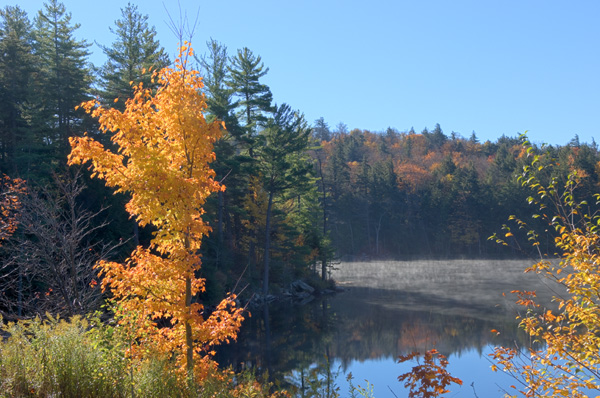
#> input picture autumn.jpg, 600 x 398 px, found by its file name
$ python render.py autumn.jpg eldenring.png
#> lines starting #> are read from the running program, lines starting #| are printed output that depends on the picture
# you will need to install cv2
# Run "pip3 install opencv-python" in CLI
import cv2
import sys
# Kaleidoscope requires numpy. Uncomment this line and install it if you need to.
import numpy as np

# Store command line arguments in variables
#  change the next line to store the filename
filename = sys.argv[1]
manip = sys.argv[2]

# Open the image file
img = cv2.imread('../' + filename)
#> img is the input picture: shape (398, 600, 3); mean B, G, R 122.3, 117.7, 107.4
# Get the dimensions (in pixels) of the image
dimensions = img.shape
#> dimensions = (398, 600, 3)
# Copy the original image into an image for manipulation
img_manip = cv2.resize(img, (dimensions[1], dimensions[0]))
img_flip = cv2.resize(img, (dimensions[1], dimensions[0]))
img_mirror = cv2.resize(img, (dimensions[1], dimensions[0]))
# Store white in a list, where each of the three parts is on a scale of [0, 255]
white = 255
for x in range(dimensions[0]):
    for y in range(dimensions[1]):
        if manip == 'flip':
            img_manip[x, y] = img[dimensions[0]-1-x, y]
        elif manip == 'mirror':
            # mirror the image and store in img_manip[x, y]
            img_manip[x, y] = img[x, dimensions[1]-1-y]
        elif manip == 'invert':
            # invert the image and store in img_manip[x, y]
            # Hint: img[x, y] returns the color of the pixel at that coordinate.
            # You can invert by subtracting that color from white.
            for i in range(0, 3):
                img_manip[x, y][i] = white - img[x, y][i]
        img_flip[x, y] = img[dimensions[0]-1-x, y]
        img_mirror[x, y] = img[x, dimensions[1]-1-y]
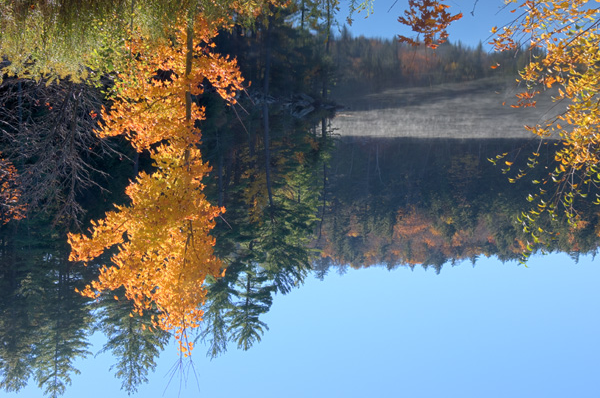
#> img_flip: shape (398, 600, 3); mean B, G, R 122.3, 117.7, 107.4
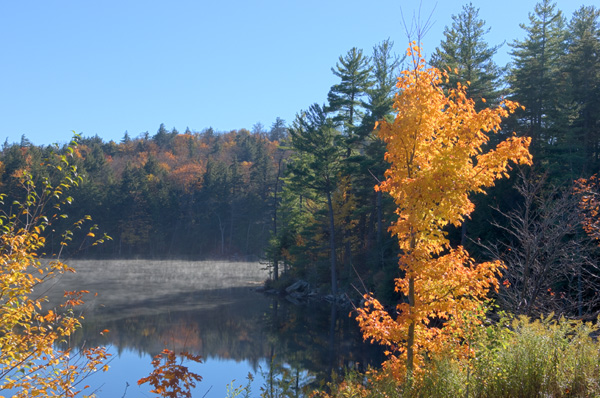
#> img_mirror: shape (398, 600, 3); mean B, G, R 122.3, 117.7, 107.4

img_flip_mirrored = cv2.resize(img_flip, (dimensions[1], dimensions[0]))
for x in range(dimensions[0]):
    for y in range(dimensions[1]):
        img_flip_mirrored[x, y] = img_flip[x, dimensions[1]-1-y]
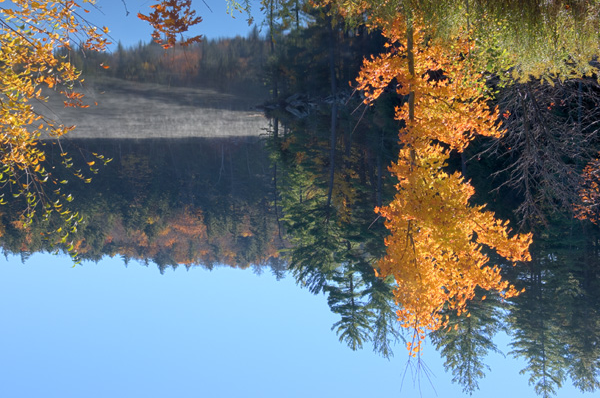
#> img_flip_mirrored: shape (398, 600, 3); mean B, G, R 122.3, 117.7, 107.4

# Displays the original image in the top left corner of the screen.
image = 'Original image'
cv2.namedWindow(image)
cv2.moveWindow(image, 0, 0)
cv2.imshow(image, img)
# Display the manipulated image alongside the original image.
new_image = 'Manipulated image'
cv2.namedWindow(new_image)
cv2.moveWindow(new_image, dimensions[1], 0)
cv2.imshow(new_image, img_manip)

index = filename.find('.')
splitName = filename.split('.')
Kfilename = splitName[0] + "_kaleidoscope." + splitName[1]

# Create a kaleidoscope image, display it, and save it to a file.
# This line puts two images side-by-side in one window.
vertical_concat1 = np.concatenate((img, img_flip), axis=0)
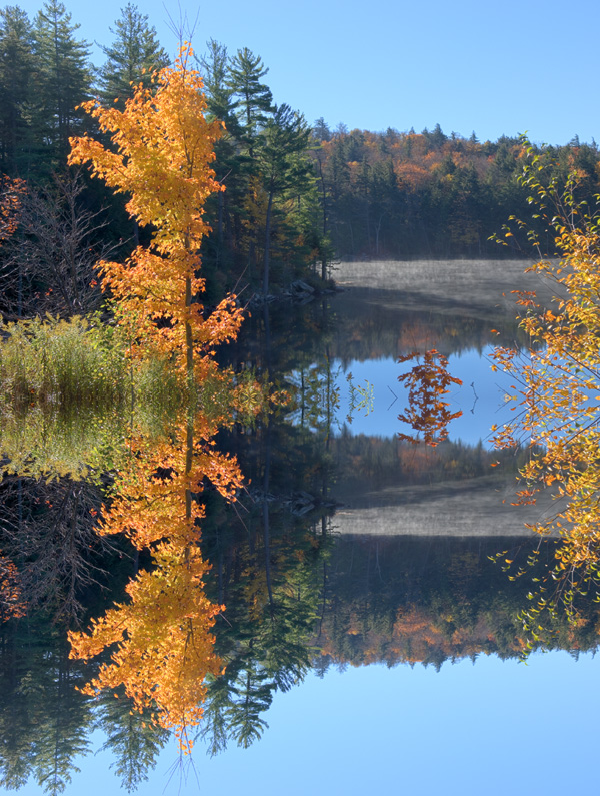
#> vertical_concat1: shape (796, 600, 3); mean B, G, R 122.3, 117.7, 107.4
vertical_concat2 = np.concatenate((img_mirror, img_flip_mirrored), axis=0)
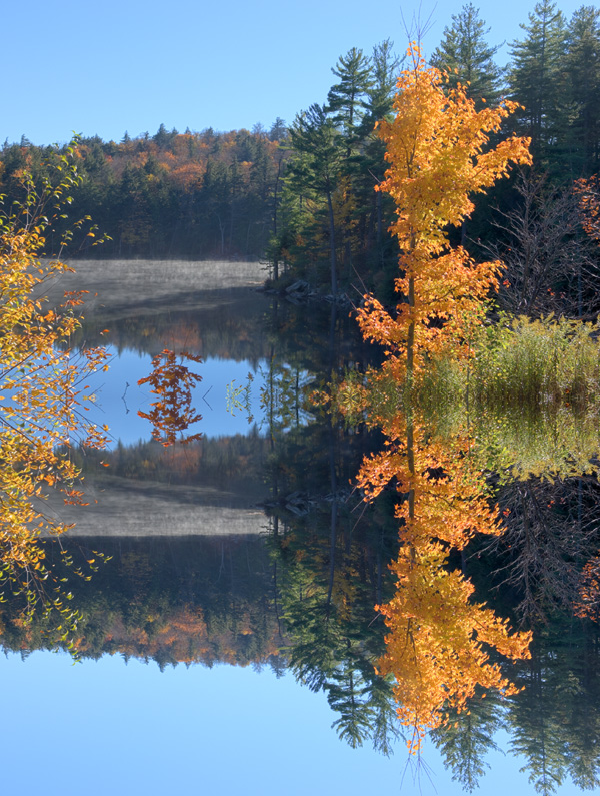
#> vertical_concat2: shape (796, 600, 3); mean B, G, R 122.3, 117.7, 107.4

horizontal_concat = np.concatenate((vertical_concat1, vertical_concat2), axis=1)
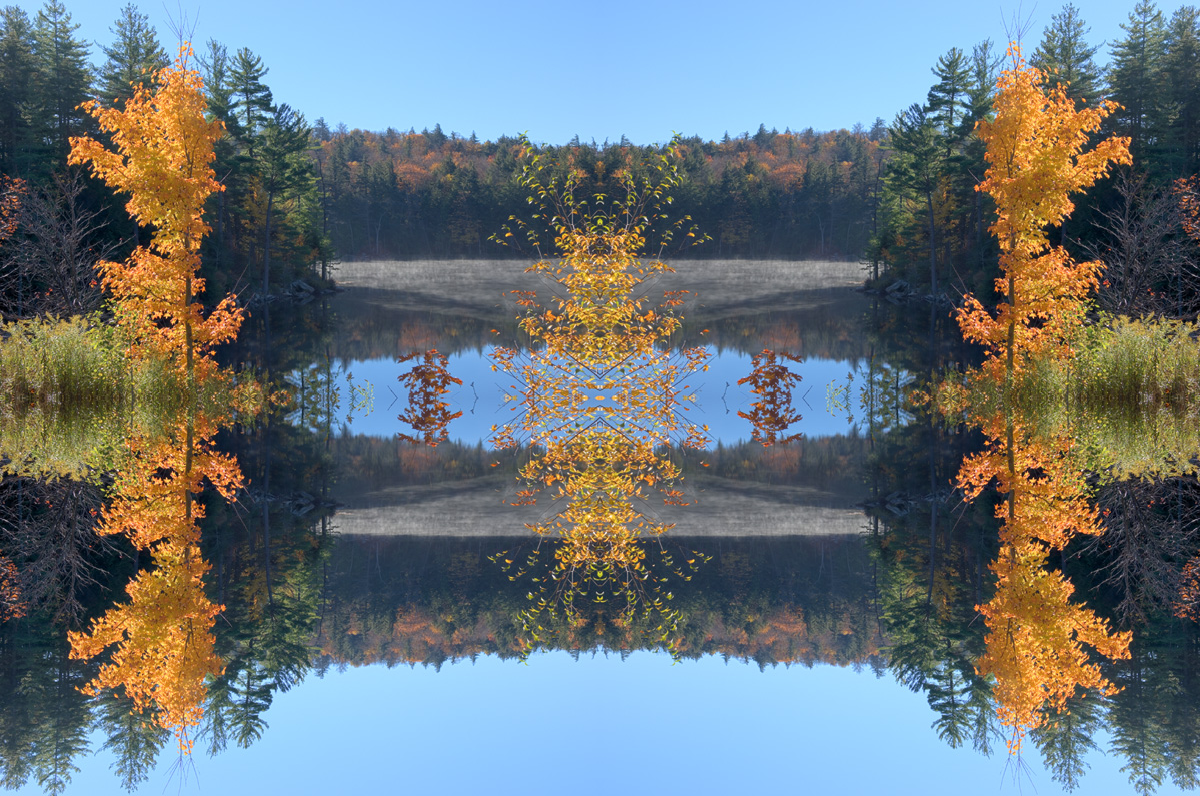
#> horizontal_concat: shape (796, 1200, 3); mean B, G, R 122.3, 117.7, 107.4
# Save the image using the imwrite method from cv2
cv2.imwrite("../" + Kfilename, horizontal_concat)
# Show the image
cv2.imshow('Horizontal Concatenation!', horizontal_concat)


# Infinite loop to keep the windows open until the escape key is pressed.
while True:
    k = cv2.waitKey(1)
#> (key Esc is pressed here)
    if k == 27:
        cv2.destroyAllWindows()
        exit()
#> (the program exits here)
